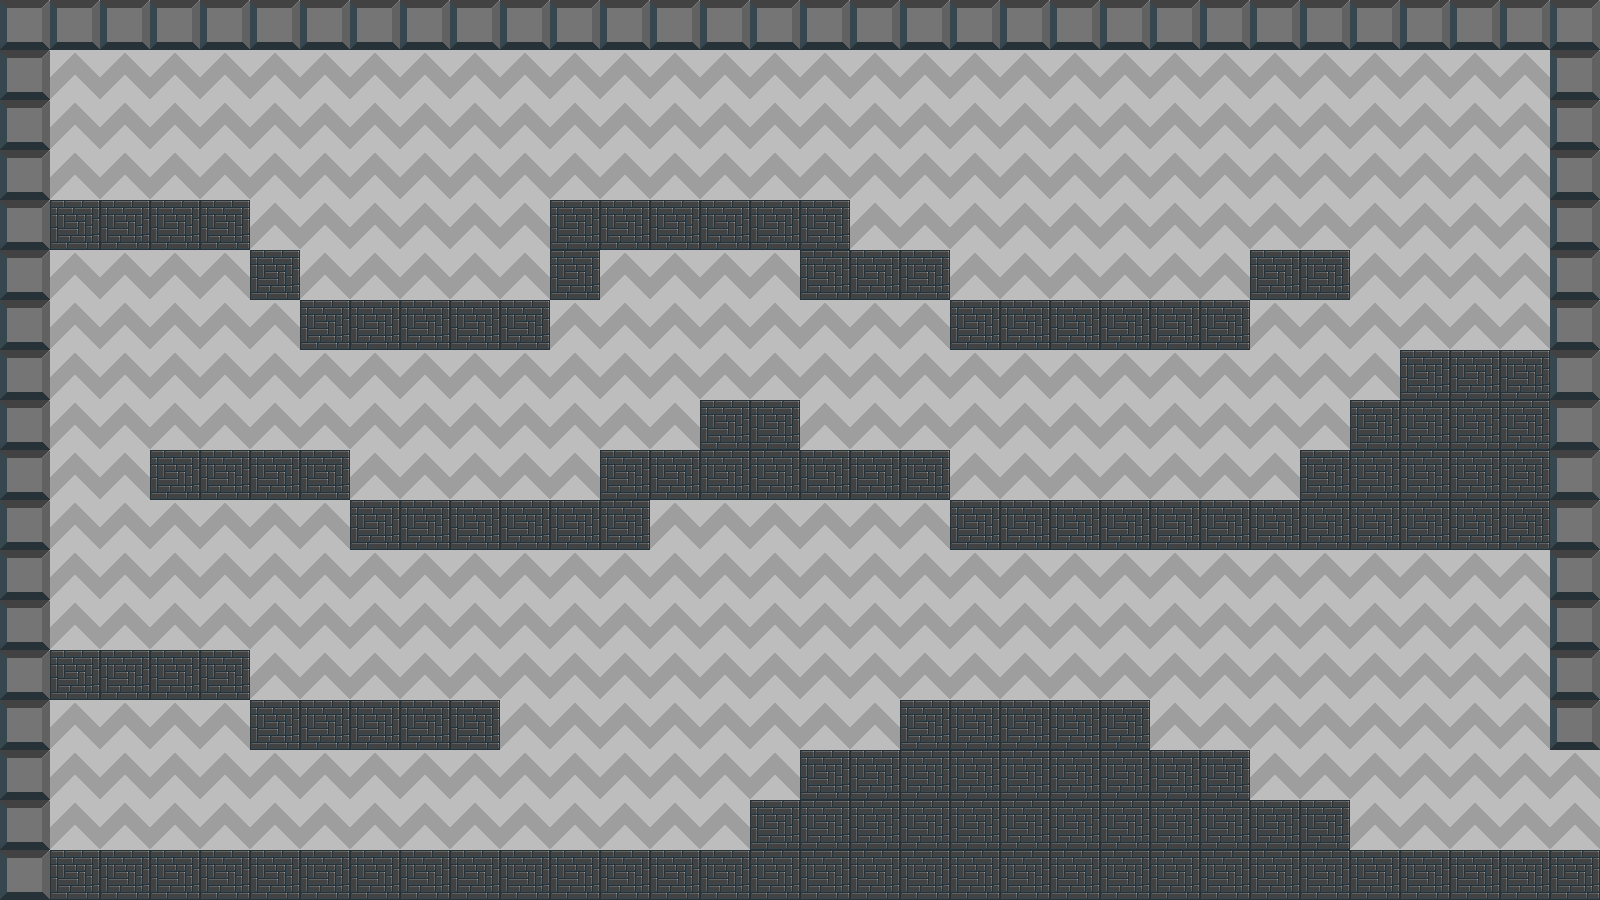

This game map was drawn from its Tiled (.tmx) file and the tilesets committed beside it. A one-line description and the full map source follow:
An orthogonal 32x18 tile map with 50x50 px tiles, 2 tile layers (Fundo, Camada de Tiles 1).

<map version="1.5" tiledversion="1.7.0" orientation="orthogonal" renderorder="left-down" width="32" height="18" tilewidth="50" tileheight="50" infinite="0" nextlayerid="3" nextobjectid="1">
 <tileset firstgid="1" source="../jogoTileset.tsx" />
 <layer id="2" name="Fundo" width="32" height="18">
  <data encoding="csv">
2,2,2,2,2,2,2,2,2,2,2,2,2,2,2,2,2,2,2,2,2,2,2,2,2,2,2,2,2,2,2,2,
2,2,2,2,2,2,2,2,2,2,2,2,2,2,2,2,2,2,2,2,2,2,2,2,2,2,2,2,2,2,2,2,
2,2,2,2,2,2,2,2,2,2,2,2,2,2,2,2,2,2,2,2,2,2,2,2,2,2,2,2,2,2,2,2,
2,2,2,2,2,2,2,2,2,2,2,2,2,2,2,2,2,2,2,2,2,2,2,2,2,2,2,2,2,2,2,2,
2,2,2,2,2,2,2,2,2,2,2,2,2,2,2,2,2,2,2,2,2,2,2,2,2,2,2,2,2,2,2,2,
2,2,2,2,2,2,2,2,2,2,2,2,2,2,2,2,2,2,2,2,2,2,2,2,2,2,2,2,2,2,2,2,
2,2,2,2,2,2,2,2,2,2,2,2,2,2,2,2,2,2,2,2,2,2,2,2,2,2,2,2,2,2,2,2,
2,2,2,2,2,2,2,2,2,2,2,2,2,2,2,2,2,2,2,2,2,2,2,2,2,2,2,2,2,2,2,2,
2,2,2,2,2,2,2,2,2,2,2,2,2,2,2,2,2,2,2,2,2,2,2,2,2,2,2,2,2,2,2,2,
2,2,2,2,2,2,2,2,2,2,2,2,2,2,2,2,2,2,2,2,2,2,2,2,2,2,2,2,2,2,2,2,
2,2,2,2,2,2,2,2,2,2,2,2,2,2,2,2,2,2,2,2,2,2,2,2,2,2,2,2,2,2,2,2,
2,2,2,2,2,2,2,2,2,2,2,2,2,2,2,2,2,2,2,2,2,2,2,2,2,2,2,2,2,2,2,2,
2,2,2,2,2,2,2,2,2,2,2,2,2,2,2,2,2,2,2,2,2,2,2,2,2,2,2,2,2,2,2,2,
2,2,2,2,2,2,2,2,2,2,2,2,2,2,2,2,2,2,2,2,2,2,2,2,2,2,2,2,2,2,2,2,
2,2,2,2,2,2,2,2,2,2,2,2,2,2,2,2,2,2,2,2,2,2,2,2,2,2,2,2,2,2,2,2,
2,2,2,2,2,2,2,2,2,2,2,2,2,2,2,2,2,2,2,2,2,2,2,2,2,2,2,2,2,2,2,2,
2,2,2,2,2,2,2,2,2,2,2,2,2,2,2,2,2,2,2,2,2,2,2,2,2,2,2,2,2,2,2,2,
2,2,2,2,2,2,2,2,2,2,2,2,2,2,2,2,2,2,2,2,2,2,2,2,2,2,2,2,2,2,2,2
</data>
 </layer>
 <layer id="1" name="Camada de Tiles 1" width="32" height="18">
  <data encoding="csv">
5,5,5,5,5,5,5,5,5,5,5,5,5,5,5,5,5,5,5,5,5,5,5,5,5,5,5,5,5,5,5,5,
5,0,0,0,0,0,0,0,0,0,0,0,0,0,0,0,0,0,0,0,0,0,0,0,0,0,0,0,0,0,0,5,
5,0,0,0,0,0,0,0,0,0,0,0,0,0,0,0,0,0,0,0,0,0,0,0,0,0,0,0,0,0,0,5,
5,0,0,0,0,0,0,0,0,0,0,0,0,0,0,0,0,0,0,0,0,0,0,0,0,0,0,0,0,0,0,5,
5,1,1,1,1,0,0,0,0,0,0,1,1,1,1,1,1,0,0,0,0,0,0,0,0,0,0,0,0,0,0,5,
5,0,0,0,0,1,0,0,0,0,0,1,0,0,0,0,1,1,1,0,0,0,0,0,0,1,1,0,0,0,0,5,
5,0,0,0,0,0,1,1,1,1,1,0,0,0,0,0,0,0,0,1,1,1,1,1,1,0,0,0,0,0,0,5,
5,0,0,0,0,0,0,0,0,0,0,0,0,0,0,0,0,0,0,0,0,0,0,0,0,0,0,0,1,1,1,5,
5,0,0,0,0,0,0,0,0,0,0,0,0,0,1,1,0,0,0,0,0,0,0,0,0,0,0,1,1,1,1,5,
5,0,0,1,1,1,1,0,0,0,0,0,1,1,1,1,1,1,1,0,0,0,0,0,0,0,1,1,1,1,1,5,
5,0,0,0,0,0,0,1,1,1,1,1,1,0,0,0,0,0,0,1,1,1,1,1,1,1,1,1,1,1,1,5,
5,0,0,0,0,0,0,0,0,0,0,0,0,0,0,0,0,0,0,0,0,0,0,0,0,0,0,0,0,0,0,5,
5,0,0,0,0,0,0,0,0,0,0,0,0,0,0,0,0,0,0,0,0,0,0,0,0,0,0,0,0,0,0,5,
5,1,1,1,1,0,0,0,0,0,0,0,0,0,0,0,0,0,0,0,0,0,0,0,0,0,0,0,0,0,0,5,
5,0,0,0,0,1,1,1,1,1,0,0,0,0,0,0,0,0,1,1,1,1,1,0,0,0,0,0,0,0,0,5,
5,0,0,0,0,0,0,0,0,0,0,0,0,0,0,0,1,1,1,1,1,1,1,1,1,0,0,0,0,0,0,0,
5,0,0,0,0,0,0,0,0,0,0,0,0,0,0,1,1,1,1,1,1,1,1,1,1,1,1,0,0,0,0,0,
5,1,1,1,1,1,1,1,1,1,1,1,1,1,1,1,1,1,1,1,1,1,1,1,1,1,1,1,1,1,1,1
</data>
 </layer>
</map>